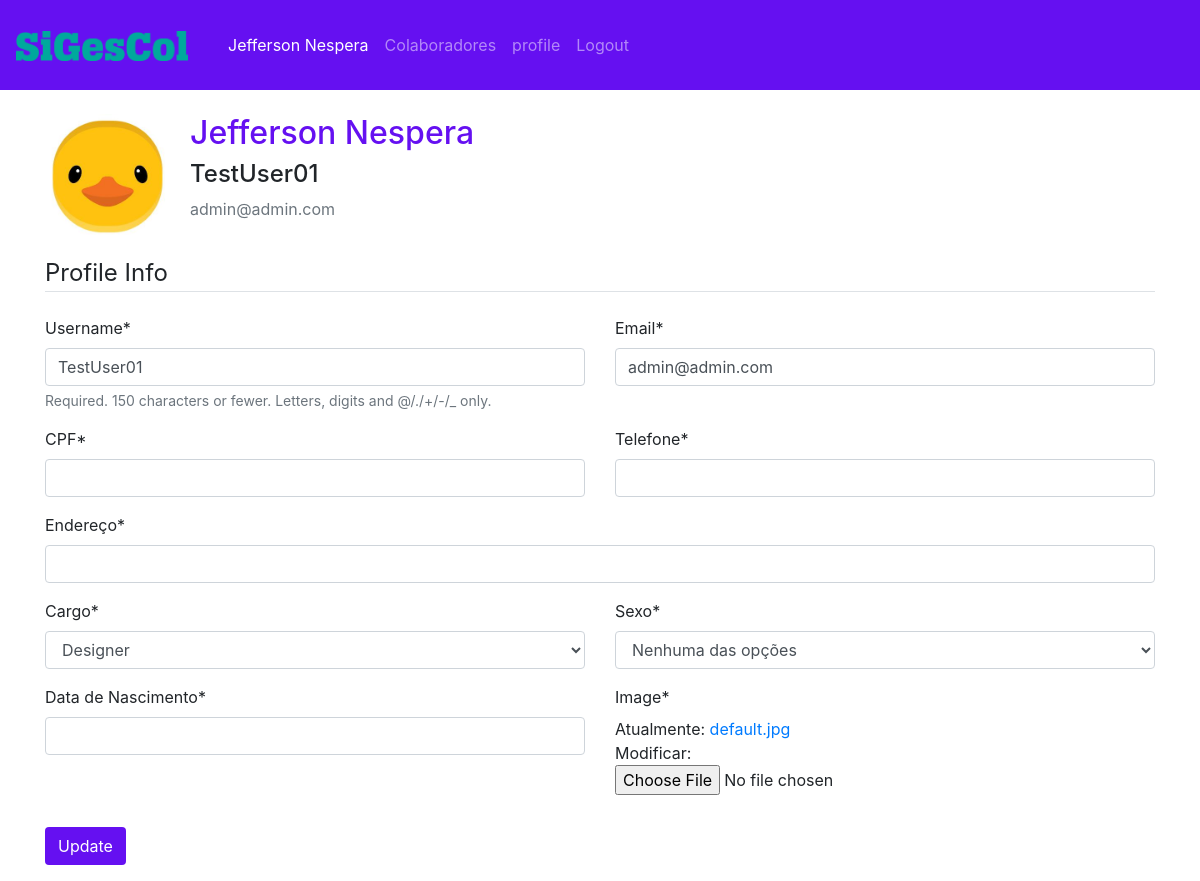
Before: /users/profile/ (signed in) with the older database file.
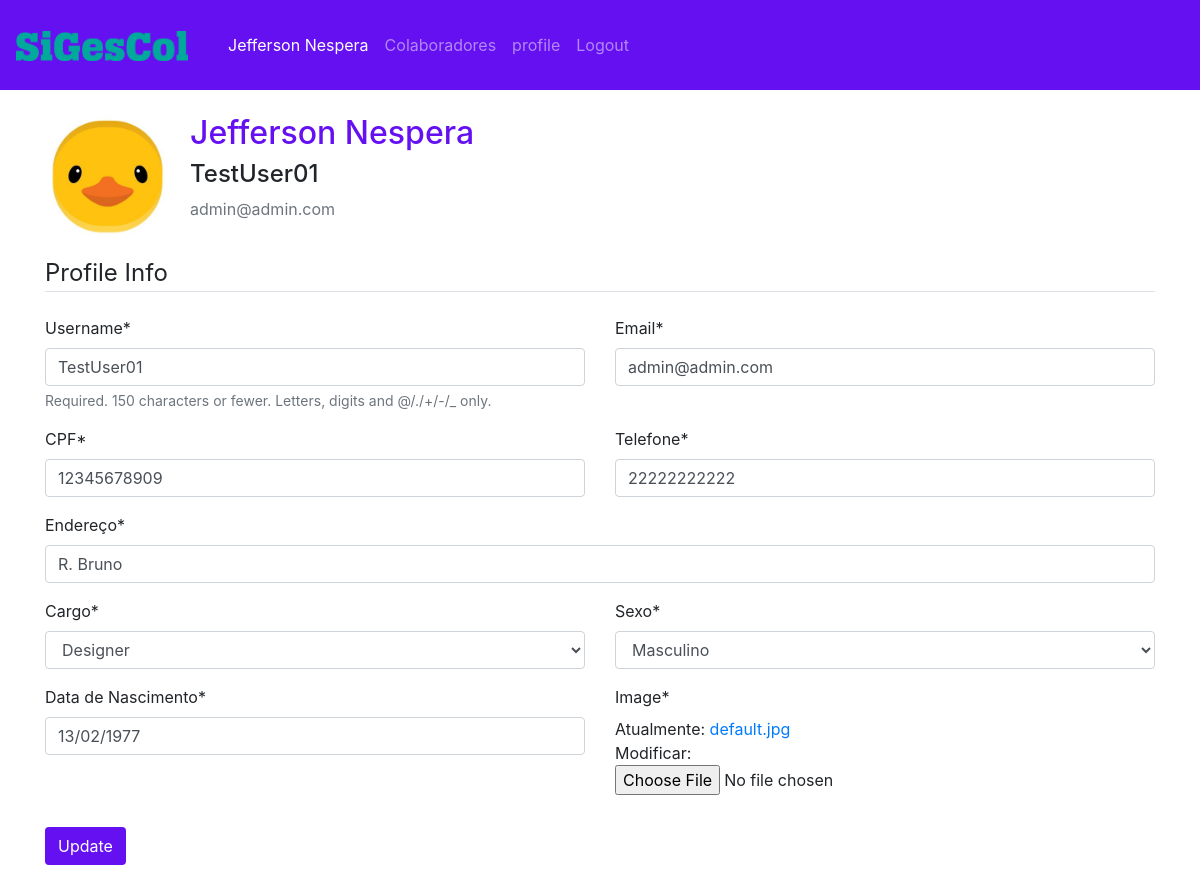
After: the same page with the newer database file.
### users/models.py (models this page shows, shortened)
class Profile(models.Model):
    user = models.OneToOneField(User, on_delete=models.CASCADE)
    image = models.ImageField(default='default.jpg', upload_to='profile_pics')

class UserComplete(models.Model):
    Choices_sexo = (('F', 'Feminino'), ('M', 'Masculino'), ('+', 'LGBTQIA+'), ('N', 'Nenhuma das opções'))
    Choices_cargo = (('1','Designer'), ('2','Redator'), ('3','Analista de Dados'), ('3', 'Gerente de Comunidade'),
                     ('4','Planner'), ('5','Arte Finalista'), ('6','Designer 3D'), ('7','Atendimento'))
    user = models.OneToOneField(User, on_delete=models.CASCADE)
    cpf = models.CharField('CPF', max_length=11, blank=False, null=False)
    dob = models.DateTimeField(verbose_name='data de nascimento', blank=False, null=True)
    phone = models.CharField('telefone', max_length=11, blank=False, null=False)
    address = models.CharField('endereço', max_length=100, blank=False, null=False, default='')
    cargo = models.CharField('cargo', max_length=30, choices=Choices_cargo, null=False, blank=False, default='1')
    sexo = models.CharField('sexo', max_length=1, choices=Choices_sexo, null=False, blank=False, default='N')
    class Meta:
        verbose_name_plural = 'Dados Complementares'
        verbose_name = 'Dado Complementar'

### users/views.py (the view)
# urls.py: path('profile/', views.profile, name='profile'),
@login_required
def profile(request):
    if request.method == 'POST':
        u_form = UserUpdateForm(request.POST, instance=request.user)
        uc_form = UserCompleteForm(request.POST, instance=request.user.usercomplete)
        p_form = ProfileUpdateForm(request.POST, request.FILES, instance=request.user.profile)
        if u_form.is_valid() and uc_form.is_valid() and p_form.is_valid():
            u_form.save()
            uc_form.save()
            p_form.save()
            messages.success(request, f'Your account has been updated!')
            return redirect('profile')
        else:
            messages.warning(request, f"Your account hasn't been updated!")
    else:
        u_form = UserUpdateForm(instance=request.user)
        uc_form = UserCompleteForm(instance=request.user.usercomplete)
        p_form = ProfileUpdateForm(instance=request.user.profile)
    context = {
        'u_form': u_form,
        'uc_form': uc_form,
        'p_form': p_form
    }
    return render(request, 'profile.html', context)

### users/forms.py
class UserUpdateForm(forms.ModelForm):
    email = forms.EmailField()
    class Meta:
        model = User
        fields = ['username', 'email']

class UserCompleteForm(forms.ModelForm):
    dob = forms.DateField(label='Data de Nascimento',
        widget=forms.DateInput(format='%d/%m/%Y'),
        input_formats=('%d/%m/%Y', )
        )
    class Meta:
        model = UserComplete
        fields = ['cpf', 'phone', 'address', 'cargo', 'dob', 'sexo']

### users/templates/profile.html (shortened to what this page needs)
{% extends "base.html" %}
{% load crispy_forms_tags %}
{% load static %}
{% block content %}
<div class="container mt-4">
    <div class="content-section">
      <div class="media">
        <img class="rounded-circle account-img" src="{{ user.profile.image.url }}">
        <div class="media-body">
            <h2 class="account-heading indigo-text">{{user.first_name}} {{user.last_name}}</h2>
            <h4 class="account-heading">{{user.username}}</h4>
            <p class="text-secondary">{{user.email}}</p>
        </div>
      </div>
          <form method="POST" enctype="multipart/form-data">
                <fieldset class="form-group">
                    <legend class="border-bottom mb-4">Profile Info</legend>
                    <div class="row">
                        <div class="col-6">{{ u_form.username|as_crispy_field }}</div>
                        <div class="col-6">{{ u_form.email|as_crispy_field }}</div>
                        <div class="col-6">{{ uc_form.cpf|as_crispy_field }}</div>
                        <div class="col-6">{{ uc_form.phone|as_crispy_field }}</div>
                        <div class="col-12">{{ uc_form.address|as_crispy_field }}</div>
                        <div class="col-6">{{ uc_form.cargo|as_crispy_field }}</div>
                        <div class="col-6">{{ uc_form.sexo|as_crispy_field }}</div>
                        <div class="col-6">{{ uc_form.dob|as_crispy_field }}</div>
                        <div class="col-6">{{ p_form|crispy }}</div>
                    </div>
                </fieldset>
                <div class="form-group">
                    <button class="btn btn-indigo" type="submit">Update</button>
                </div>
          </form>
    </div>
</div>
{% endblock %}

### core/templates/base.html (shortened to what this page needs)
{% load static %}
<!doctype html>
<html lang="pt">
    <head>
        <link rel="stylesheet" href="https://cdn.jsdelivr.net/npm/bootstrap@4.6.1/dist/css/bootstrap.min.css">
        <link rel="stylesheet" type="text/css" href="{% static '/css/style.css' %}">
    </head>
    <body>
        <nav class="navbar navbar-expand-lg indigo navbar-dark py-4">
            <a class="navbar-brand" href="{% url 'home' %}">
                <img src="{% static 'img/logo.png' %}" height="30">
            </a>
            <div class="collapse navbar-collapse" id="navbarNav">
                <div class="navbar-nav ml-2">
                    {% if user.is_authenticated %}
                    <span class="nav-item nav-link text-white" >{{ user.first_name }} {{ user.last_name }}</span>
                        <a class="nav-item nav-link" href="{% url 'user-list' %}">Colaboradores</a>
                        <a class="nav-item nav-link" href="{% url 'profile' %}">profile</a>
                        <a class="nav-item nav-link" href="{% url 'logout' %}">Logout</a>
                    {% else %}
                        <a class="btn btn-indigo btn-lg mr-2" href="{% url 'register' %}">Register</a>
                        <a class="btn btn-indigo btn-lg ml-2" href="{% url 'login' %}">Login</a>
                    {% endif %}
                </div>
            </div>
        </nav>
{% block content %}
{% endblock %}
    </body>
</html>

### core/static/css/style.css (style rules this page uses)
.indigo { background: #6510F1; }
.indigo-text { color: #6510F1; }
.btn-indigo { background: #6510F1; color: #fff; }
.account-img { height: 125px; width: 125px; margin-right: 20px; margin-bottom: 16px; }

Changed rows visible on the page:
changed UserComplete "Designer": cpf (not shown) → "12345678909"; phone (not shown) → "22222222222"; address (not shown) → "R. Bruno"; sexo "Nenhuma das opções" → "Masculino"; dob (not shown) → "13/02/1977"
